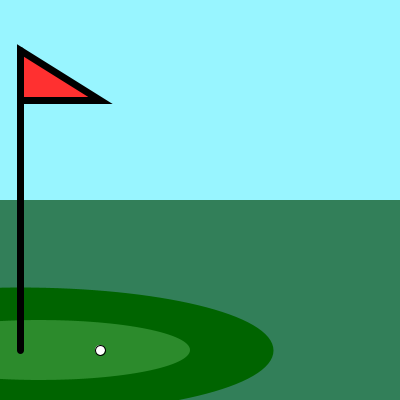
Frame 1 (no input)
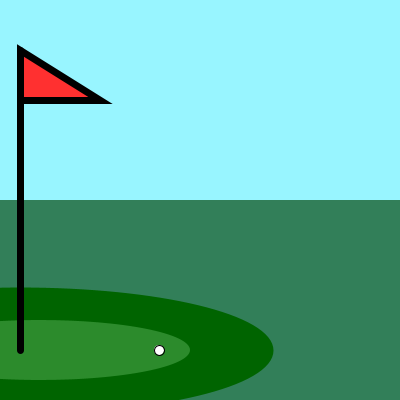
Frame 60 (the mouse pressed at the canvas centre just before this capture)
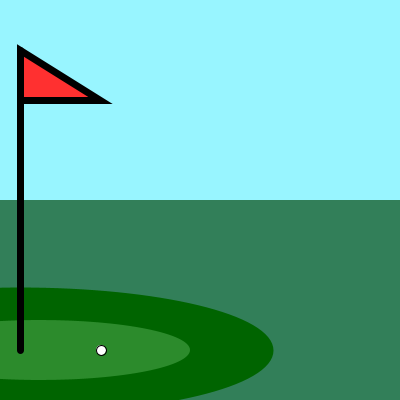
Frame 120 (the mouse held since frame 60 and released just before this capture)

The Processing sketch that drew these frames (run headless with seeded random() and noise(); from frame 60 on, the mouse is pressed at the canvas centre):

// Processing sketch: processing_136995
// ── processing_136995.pde

void setup(){
  background(152,245,255);
  size(400,400);
}
 
int x=100;
 
void draw (){
  
   background(152,245,255);
   //grass
   fill(50,127,89);
   noStroke();
   rect(0,200,400,200);
   //outer green
   strokeWeight(6);
   stroke(0,100,0);
   fill(0,100,0);
   ellipse(20,350,500,120);
   //inner green
   noStroke();
   fill(113,198,113,100);
   ellipse(40,350,300,60);
  //flag
   stroke(0);
   strokeWeight(7);
   line(20,50,20,350);
   fill(255,48,48);
   triangle(20,50,100,100,20,100);
   //ball
  strokeWeight(1);
  fill(255);
  stroke(0);
  frameRate(50); 
  if (mousePressed==false){
    if((x>width)||(x<0))
    {
      x=x*-1;
    }
      ellipse(x,350,10,10);
    x+=1;
  }
 if (mousePressed==true)
  {
    if((x>width)||(x<0))
    {
      x=x*-1;
    }
      ellipse(x,350,10,10);
    x=x-1;
  }
}
 
